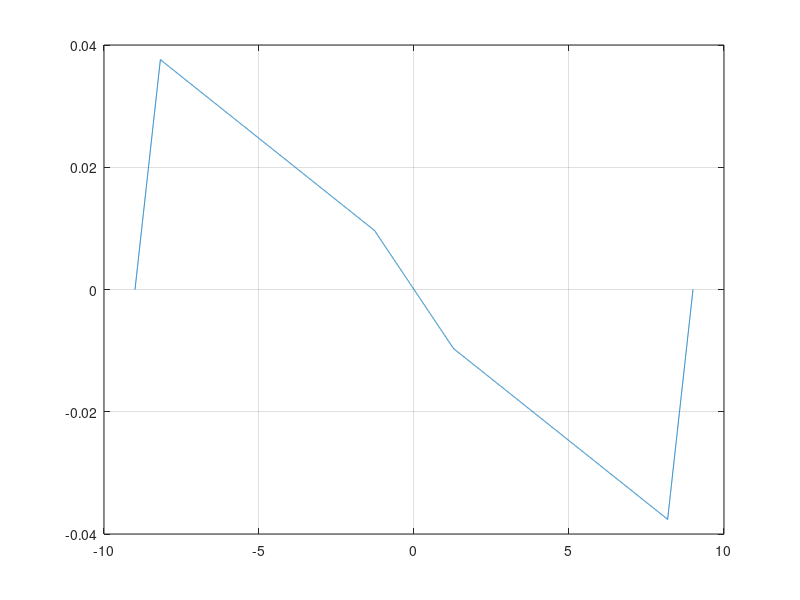

The MATLAB script that drew this image:
%%% Chua Diode./Op Amp Circuit IV Curve %%%

% op amp rails
vmax = 9;
vmin = -9;

%input voltage
step = (vmax-vmin)/10000; %step size
vin = vmin:step:vmax;     % Vin

%%% Chua diode parameters %%%
%circuit values   theoretical values
R1 = 3300;           %3300  ohms
R2 = 20000;          %22000 ohms
R3 = 20000;          %22000 ohms
R4 = 2200;           %2200  ohms
R5 = 220;            %220   ohms
R6 = 220;            %221   ohms

% Esaturation
Pos_Esat = vmax;
Neg_Esat = -vmin;

% E1 and E2 define limit of piecewise functions
Pos_E1 = R4/(R5+R4)*Pos_Esat;
Pos_E2 = R1/(R2+R1)*Pos_Esat;

Neg_E1 = R4/(R5+R4)*Neg_Esat;
Neg_E2 = R1/(R2+R1)*Neg_Esat;


% piecewise function slopes
Ga = (-1/R1 - 1/R4);
Gb = (1/R3 - 1/R4);
Gc = (1/R6 + 1/R3);

% piecewise intercepts
Pos_b = Pos_E2*(Ga-Gb);
Pos_c = Pos_E1*(Gc-Gb) + Pos_E2*(Gb-Ga);
Neg_b = Neg_E2*(Ga-Gb);
Neg_c = Neg_E1*(Gc-Gb) + Neg_E2*(Gb-Ga);

% multiplier for sigmoids
mult = 1000;

% current sigmoids
I0 = (1./(1+exp(mult.*(vin+Neg_E1)))) .* (vin.*Gc + Neg_c);
I1 = (1./(1+exp(mult.*(vin+Neg_E2)))-1./(1+exp(mult.*(vin+Neg_E1)))) .* (vin.*Gb - Neg_b);
I2 = (1./(1+exp(mult.*(vin-Pos_E2)))-1./(1+exp(mult.*(vin+Neg_E2)))) .* (vin.*Ga);
I3 = (1./(1+exp(mult.*(vin-Pos_E1)))-1./(1+exp(mult.*(vin-Pos_E2)))) .* (vin.*Gb + Pos_b);
I4 = (1./(1+exp(mult.*(-vin+Pos_E1)))) .* (vin.*Gc - Pos_c);

% total current in Chua diode
I = (I0 + I1 + I2 + I3 + I4);

plot(vin, I*10);
grid on;

